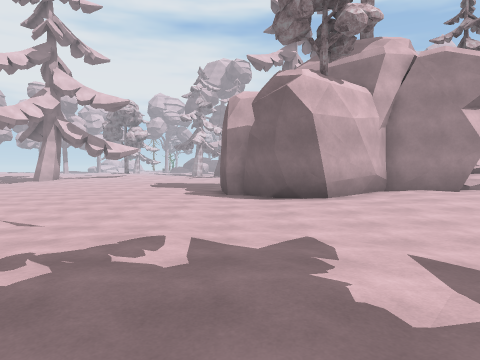
[1] (above)

24 first-person views from a walk through a 3-D level made in the Unity game engine. The camera is 1.3 m above the floor, tilts 2° down and sees 70° across. The floor is counted in squares, 2 m on a side. Each view is taken from the middle of a square. On the plan, view 1 faces up. The plan holds only what a view shows up to about 10 squares ahead; the rest is blank. The place goes on beyond the plan. Some animated figures are left out. Surface patterns are stand-ins for the level's own textures.

[2]
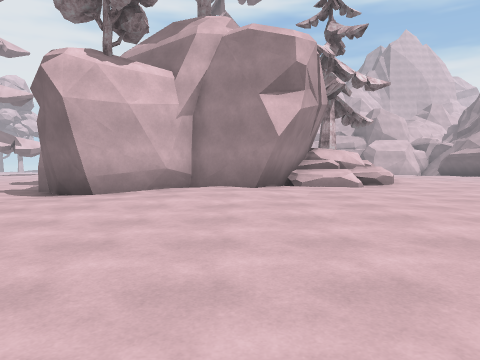

[3]
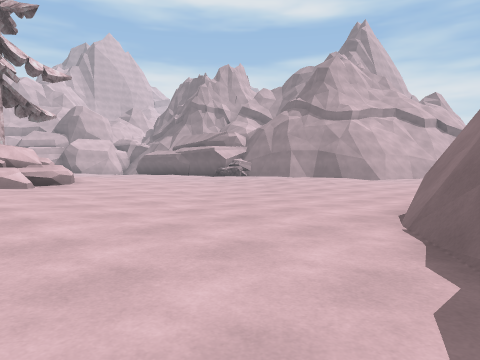

[4]
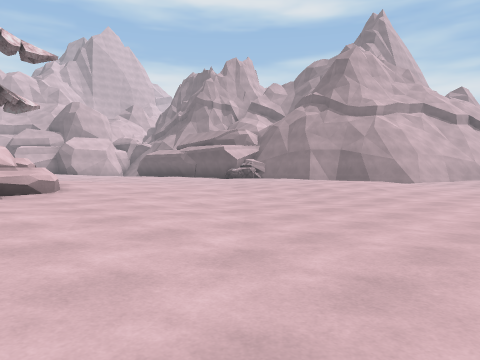

[5]
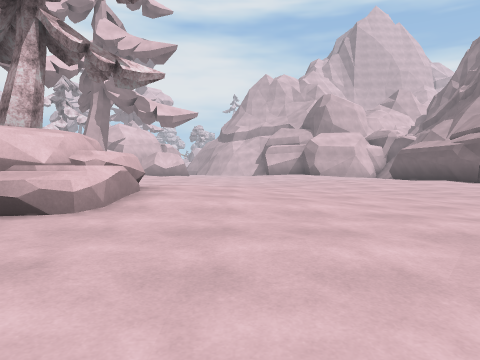

[6]
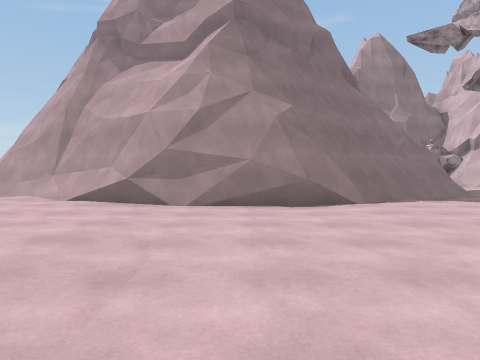

[7]
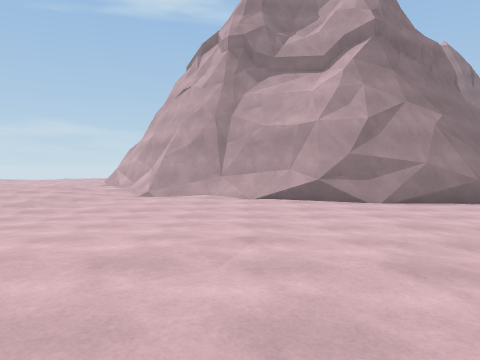

[8]
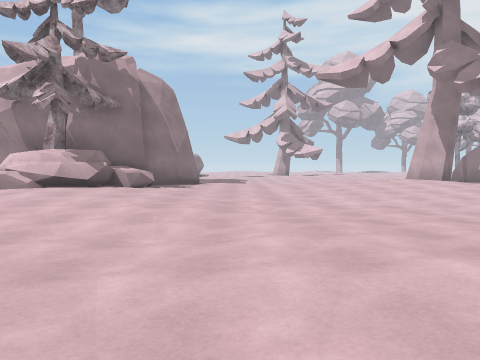

[9]
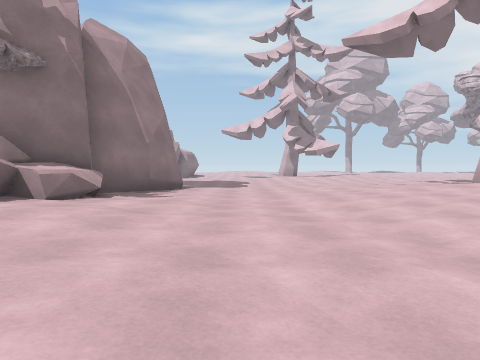

[10]
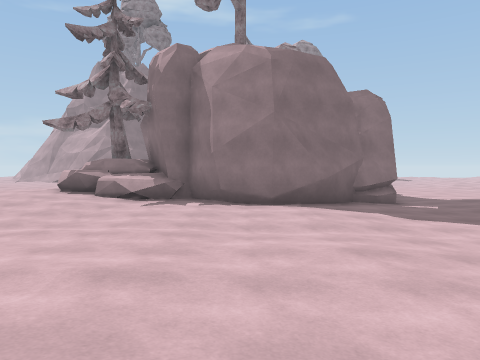

[11]
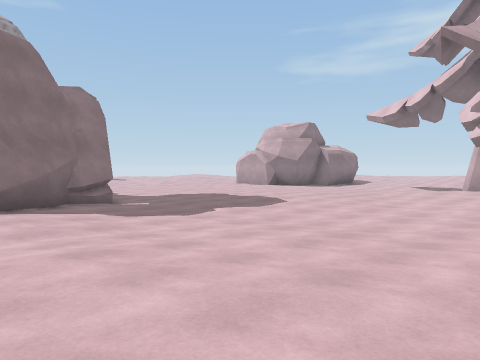

[12]
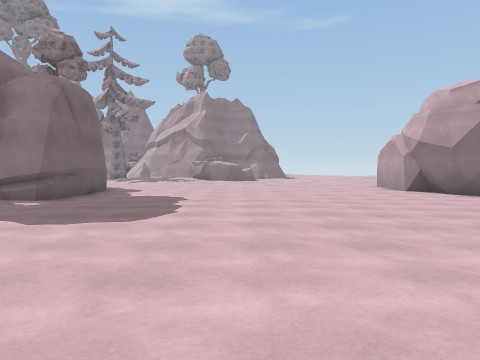

[13]
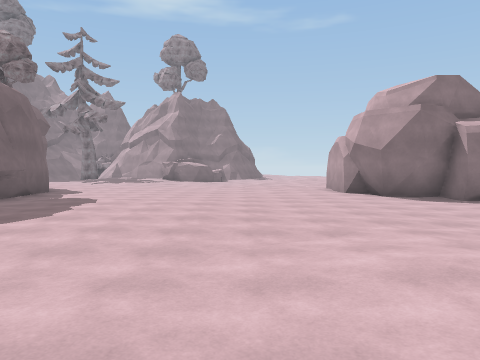

[14]
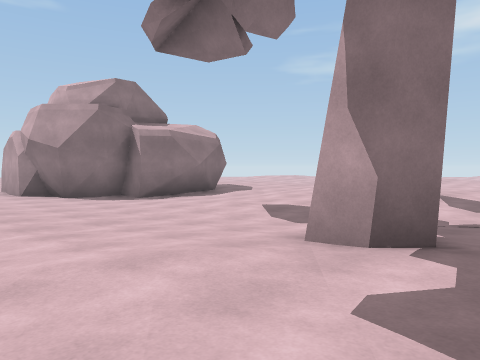

[15]
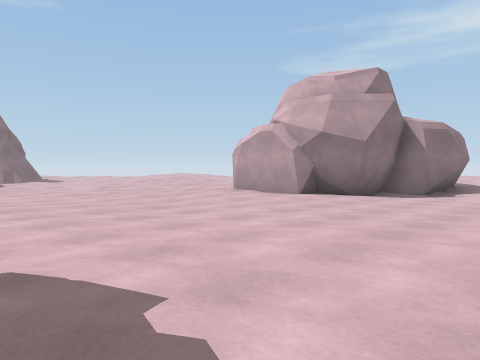

[16]
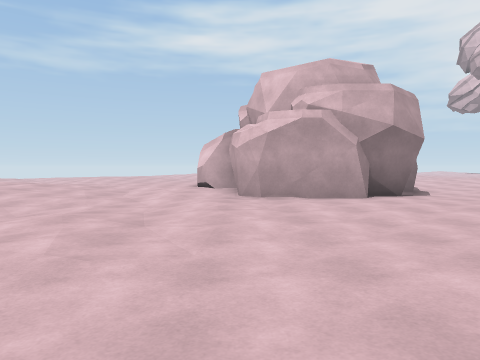

[17]
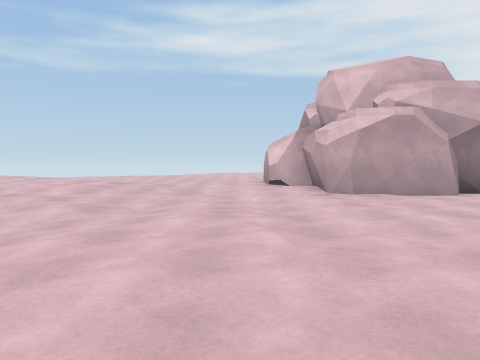

[18]
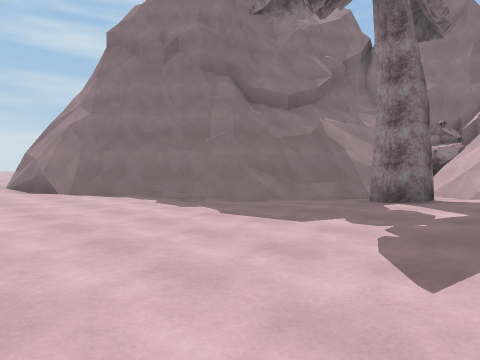

[19]
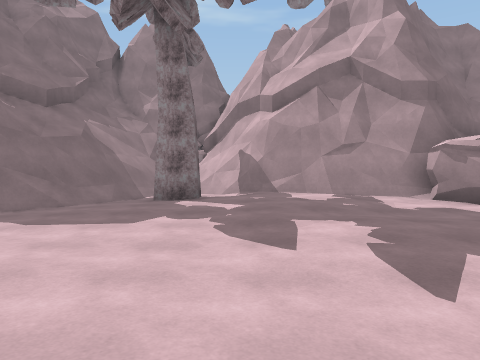

[20]
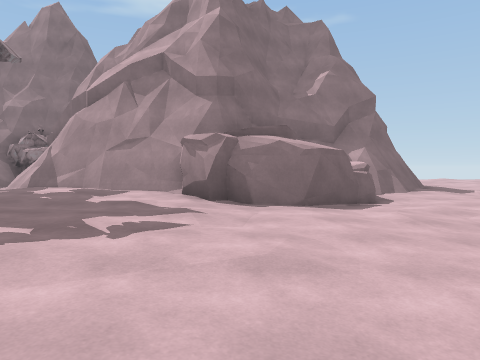

[21]
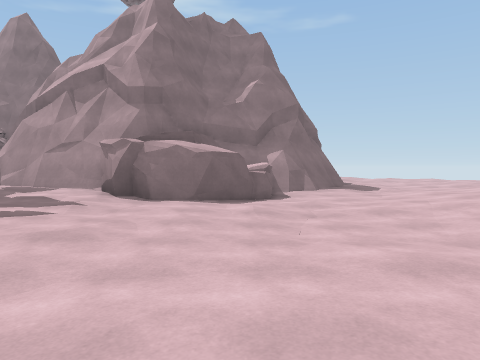

[22]
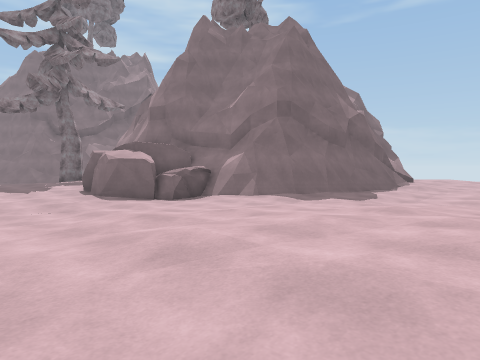

[23]
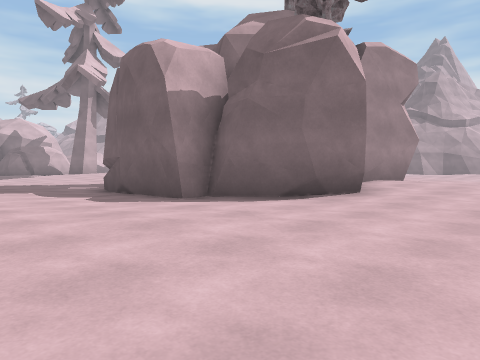

[24]
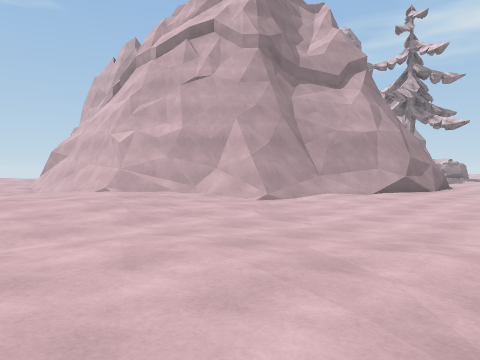

### Floor plan
Key: @ floor where view 1 was taken; # wall or solid block; . main floor; : floor 0.25 m higher than the main floor; - floor 0.25 m lower than the main floor; + floor 0.5 m higher than the main floor; / step, stairs or slope; = window, fence, low wall or low ledge; ^ raised ledge; T tree.
Columns run from 13 left of view 1 to 25 right of it. Each row starts with its distance up from view 1.
 23               ::++  ++:
 22   :::// :.....:::/+++:::
 21  ##::/.::.....::::/++::...
 20   #:::.........:::/::::...:
 19 -../:.......-.../:::/:.....::
 18 .-........................::::
 17 .--.............:.:..::::..::::
 16 ..-.............::::/:::::/..:.
 15 ..-............###::::+/+::..::
 14 .-.......:...### ###^^++/:::..
 13 #-..........-#     ###^++:::.
 12 ###..........#      #T^++:::.
 11   #..........#      #^^//::.
 10   #..........##    #^^:::::. :
  9   #...........######:::::..::::
  8 ###...........##::+::::.....::::
  7 ##.............::::::::.....::::
  6 ::..-....--.....:::::........:...  ..::
  5 /../-/.-----......:::...............:::
  4 .:./.------.........................:::
  3 :///./----........................../::
  2 :::///---.-...........#######....//...
  1 +++:..---..........-.###    ##//.////:
  0  /::.----##..@::...-##       ###////+/
 -1  :///---####/:::T..##          ##/:+::
 -2  :..-..#########TT###           ##:+:/
 -3   .-./##       ##=##             ##::
 -4   --.##         #^#               #

Where each view was taken, in squares from view 1:
view 1: 0 up, 0 right, facing up
view 2: 1 up, 5 right, facing up
view 3: 1 up, 6 right, facing up-right
view 4: 3 up, 7 right, facing up-right
view 5: 7 up, 11 right, facing up
view 6: 9 up, 12 right, facing down
view 7: 10 up, 16 right, facing down
view 8: 17 up, 17 right, facing left
view 9: 17 up, 13 right, facing left
view 10: 23 up, 4 right, facing down
view 11: 23 up, 4 right, facing down-left
view 12: 22 up, 5 left, facing down
view 13: 22 up, 7 left, facing down
view 14: 22 up, 8 left, facing down-left
view 15: 16 up, 3 left, facing down-left
view 16: 8 up, 3 left, facing left
view 17: 6 up, 3 left, facing left
view 18: 5 up, 1 right, facing down-right
view 19: 6 up, 2 right, facing down
view 20: 6 up, 3 left, facing down
view 21: 7 up, 5 left, facing down
view 22: 4 up, 13 left, facing down-right
view 23: 5 up, 4 left, facing up-right
view 24: 6 up, 25 right, facing down-left
